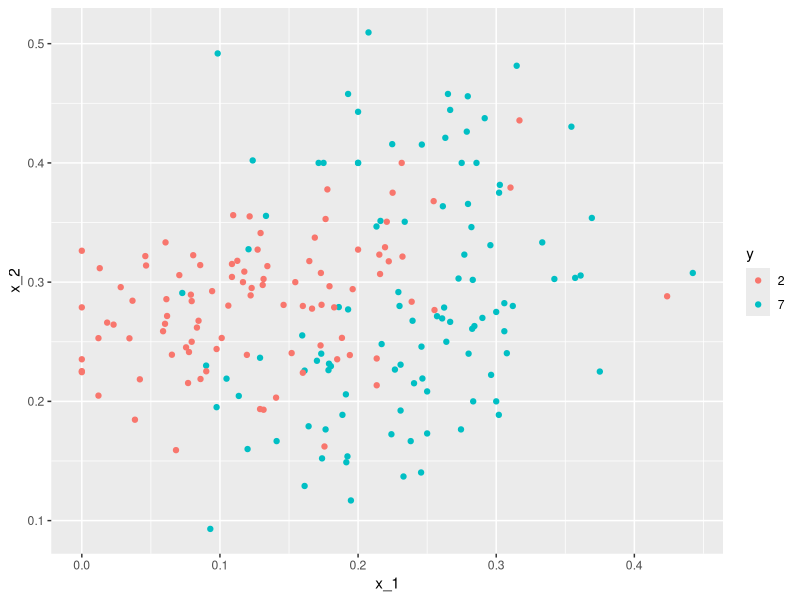
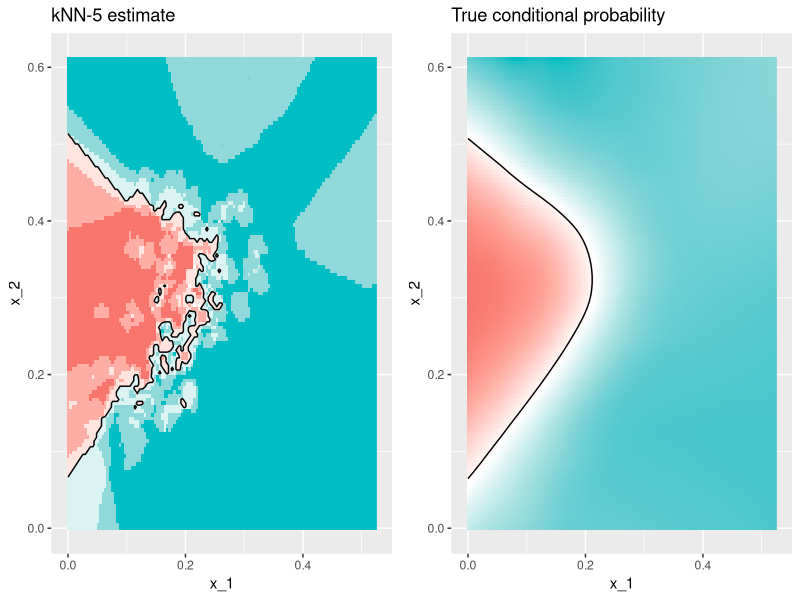
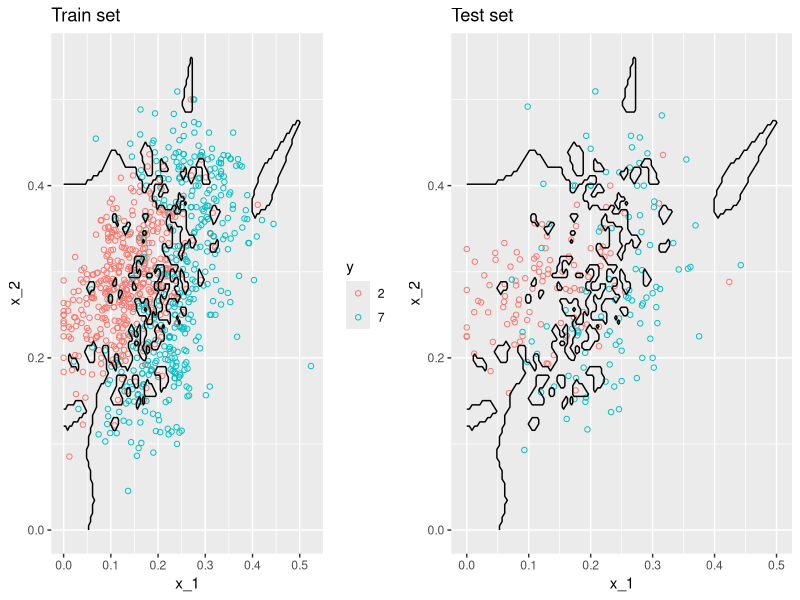
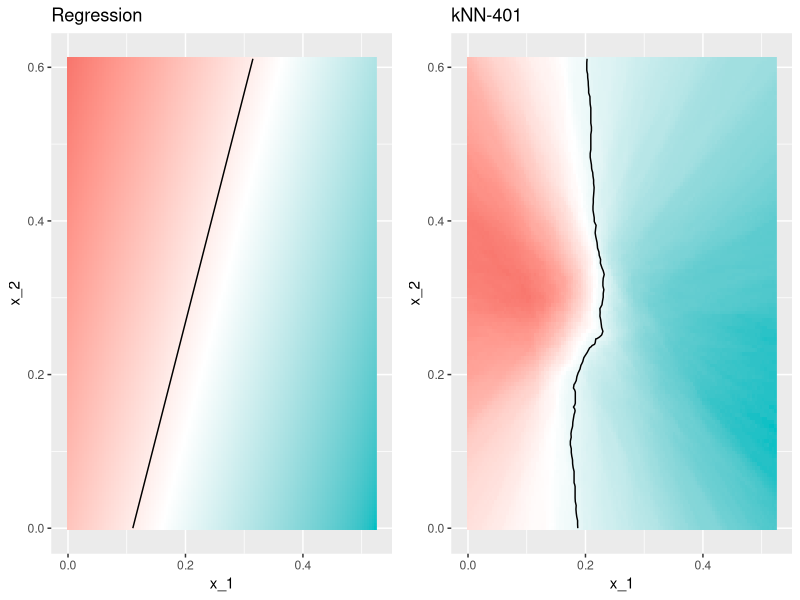
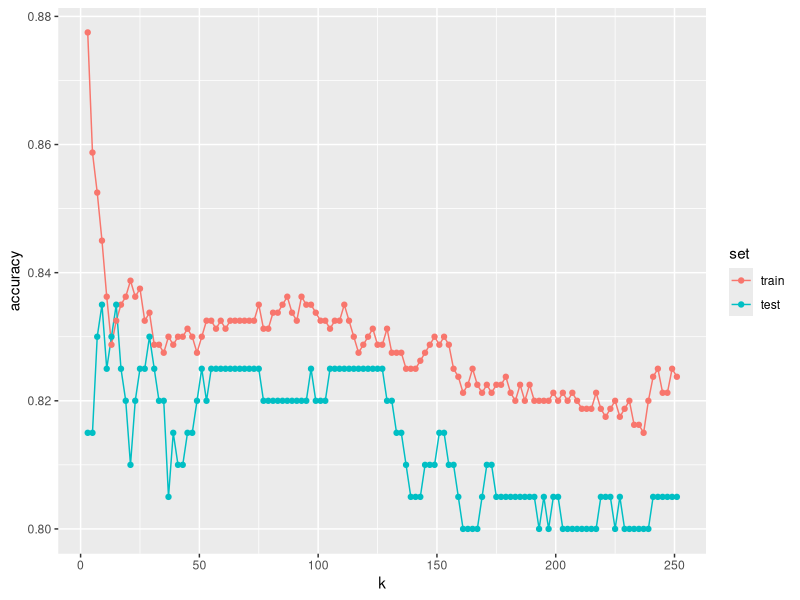
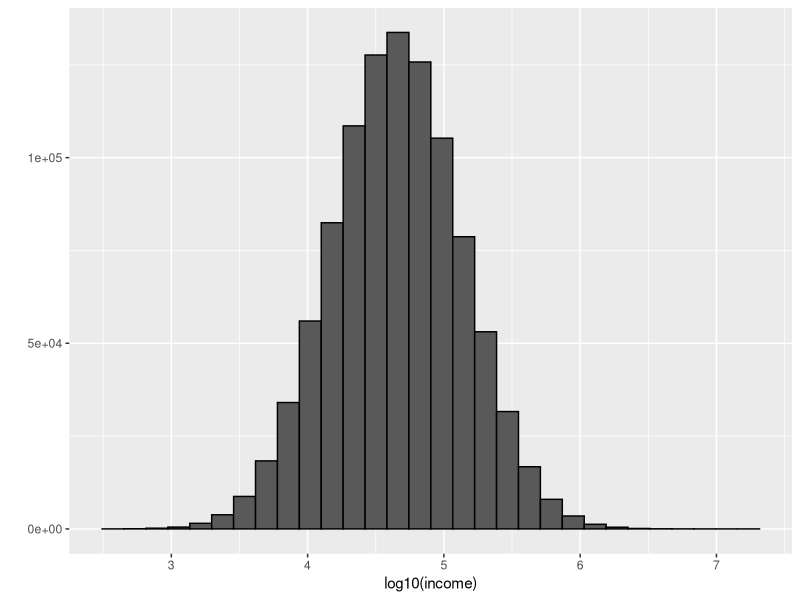
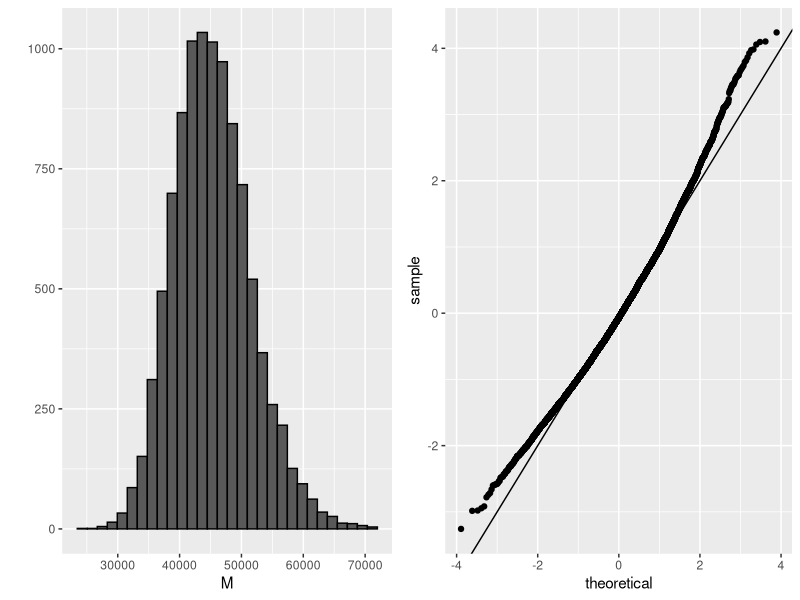

These charts were generated, in order, by the following R code:
library(tidyverse)
library(caret)
library(dslabs)
library(gridExtra)
library(tidyverse)

data("mnist_27")

mnist_27$test %>%
  ggplot(aes(x_1, x_2, color = y)) +
  geom_point()

knn_fit <- knn3(y ~ ., data = mnist_27$train)

y_hat_knn <- predict(knn_fit, mnist_27$test, type = "class")
confusionMatrix(y_hat_knn, mnist_27$test$y)$overall["Accuracy"]

fit_lm <- mnist_27$train %>% 
  mutate(y = ifelse(y == 7, 1, 0)) %>% 
  lm(y ~ x_1 + x_2, data = .)
p_hat_lm <- predict(fit_lm, mnist_27$test)
y_hat_lm <- factor(ifelse(p_hat_lm > 0.5, 7, 2))
confusionMatrix(y_hat_lm, mnist_27$test$y)$overall["Accuracy"]

plot_cond_prob <- function(p_hat=NULL){
  tmp <- mnist_27$true_p
  if(!is.null(p_hat)){
    tmp <- mutate(tmp, p=p_hat)
  }
  tmp %>% ggplot(aes(x_1, x_2, z=p, fill=p)) +
    geom_raster(show.legend = FALSE) +
    scale_fill_gradientn(colors=c("#F8766D", "white", "#00BFC4")) +
    stat_contour(breaks=c(0.5), color="black")
}
p1 <- plot_cond_prob() +
  ggtitle("True conditional probability")
p2 <- plot_cond_prob(predict(knn_fit, mnist_27$true_p)[,2]) +
  ggtitle("kNN-5 estimate")
grid.arrange(p2, p1, nrow=1)

y_hat_knn <- predict(knn_fit, mnist_27$train, type = "class")
confusionMatrix(y_hat_knn, mnist_27$train$y)$overall["Accuracy"]

y_hat_knn <- predict(knn_fit, mnist_27$test, type = "class")
confusionMatrix(y_hat_knn, mnist_27$test$y)$overall["Accuracy"]

knn_fit_1 <- knn3(y ~ ., data = mnist_27$train, k = 1)
y_hat_knn_1 <- predict(knn_fit_1, mnist_27$train, type = "class")
confusionMatrix(y_hat_knn_1, mnist_27$train$y)$overall["Accuracy"]

y_hat_knn_1 <- predict(knn_fit_1, mnist_27$test, type = "class")
confusionMatrix(y_hat_knn_1, mnist_27$test$y)$overall["Accuracy"]

p1 <- mnist_27$true_p %>% 
  mutate(knn = predict(knn_fit_1, newdata = .)[,2]) %>%
  ggplot() +
  geom_point(data = mnist_27$train, aes(x_1, x_2, color= y), pch=21) +
  scale_fill_gradientn(colors=c("#F8766D", "white", "#00BFC4")) +
  stat_contour(aes(x_1, x_2, z = knn), breaks=c(0.5), color="black") +
  ggtitle("Train set")
p2 <- mnist_27$true_p %>% 
  mutate(knn = predict(knn_fit_1, newdata = .)[,2]) %>%
  ggplot() +
  geom_point(data = mnist_27$test, aes(x_1, x_2, color= y), 
             pch=21, show.legend = FALSE) +
  scale_fill_gradientn(colors=c("#F8766D", "white", "#00BFC4")) +
  stat_contour(aes(x_1, x_2, z = knn), breaks=c(0.5), color="black") +
  ggtitle("Test set")
grid.arrange(p1, p2, nrow=1)

knn_fit_401 <- knn3(y ~ ., data = mnist_27$train, k = 401)
y_hat_knn_401 <- predict(knn_fit_401, mnist_27$test, type = "class")
confusionMatrix(y_hat_knn_401, mnist_27$test$y)$overall["Accuracy"]

fit_glm <- glm(y ~ x_1 + x_2, data=mnist_27$train, family="binomial")
p1 <- plot_cond_prob(predict(fit_glm, mnist_27$true_p)) +
  ggtitle("Regression")
p2 <- plot_cond_prob(predict(knn_fit_401, mnist_27$true_p)[,2]) +
  ggtitle("kNN-401")
grid.arrange(p1, p2, nrow=1)


### atividade 1
# Previously, we used logistic regression to predict sex based on height. Now we are going to use KNN to do the same. Set the seed to 1, then use the caret package to partition the dslabs heights data into a training and test set of equal size (p = 0.5). Use the sapply() function to perform KNN with k values of seq(1, 101, 3) on the training set and calculate F1 scores on the test set with the F_meas() function using the default value of the relevant argument.
set.seed(1)
library(dslabs)
test_idx <- createDataPartition(heights$sex, times = 1, p = 0.5, list = F)
train <- heights[-test_idx,]
test <- heights[test_idx,]
ks <- seq(1, 101, 3)
f1 <- sapply(ks, function(k){
  fit <- knn3(sex ~ ., data = train, k = k)
  pred <- predict(fit, test, type = "class")
  confusionMatrix(test$sex, pred)$byClass["F1"]
})
max(f1)
ks[which.max(f1)]


library(dslabs)
library(caret)
data("tissue_gene_expression")
# First, set the seed to 1 and split the data into training and test sets with p = 0.5. Then, report the overall accuracy you obtain from predicting tissue type using KNN with k = seq(1, 11, 2) using sapply() or map_df(). Note: use the createDataPartition() function outside of sapply() or map_df().     
set.seed(1)
test_idx <- createDataPartition(tissue_gene_expression$y, times = 1, 
                                p=.5, list = F)
xtrain <- tissue_gene_expression$x[-test_idx, ]
ytrain <- tissue_gene_expression$y[-test_idx]
xtest <- tissue_gene_expression$x[test_idx, ]
ytest <- tissue_gene_expression$y[test_idx]
ks <- seq(1, 11, 2)
accs <- sapply(ks, function(k){
  fit <- knn3(xtrain, ytrain, k = k)
  y_hat <- predict(fit, xtest, type = "class")
  mean(y_hat == ytest)
})
accs



ks <- seq(3, 251, 2)

library(purrr)
accuracy <- map_df(ks, function(k){
  fit <- knn3(y ~ ., data = mnist_27$train, k = k)
  
  y_hat <- predict(fit, mnist_27$train, type = "class")
  cm_train <- confusionMatrix(y_hat, mnist_27$train$y)
  train_error <- cm_train$overall["Accuracy"]
  
  y_hat <- predict(fit, mnist_27$test, type = "class")
  cm_test <- confusionMatrix(y_hat, mnist_27$test$y)
  test_error <- cm_test$overall["Accuracy"]
  
  tibble(train = train_error, test = test_error)
})

accuracy %>% mutate(k = ks) %>%
  gather(set, accuracy, -k) %>%
  mutate(set = factor(set, levels = c("train", "test"))) %>%
  ggplot(aes(k, accuracy, color = set)) + 
  geom_line() +
  geom_point()

ks[which.max(accuracy$test)]
max(accuracy$test)


# define the population distribution of income
set.seed(1995)
n <- 10^6
income <- 10^(rnorm(n, log10(45000), log10(3)))
qplot(log10(income), bins = 30, color = I("black"))

# calculate the population median
m <- median(income)
m

# estimate the population median
N <- 100
X <- sample(income, N)
M<- median(X)
M

# use a Monte Carlo simulation to learn the distribution of M
library(gridExtra)
B <- 10^4
M <- replicate(B, {
  X <- sample(income, N)
  median(X)
})
p1 <- qplot(M, bins = 30, color = I("black"))
p2 <- qplot(sample = scale(M), xlab = "theoretical", ylab = "sample") + geom_abline()
grid.arrange(p1, p2, ncol = 2)

# compare the 95% CI based on the CLT to the actual one
median(X) + 1.96 * sd(X) / sqrt(N) * c(-1, 1)
quantile(M, c(0.025, 0.975))

# bootstrap and approximate the distribution
B <- 10^4
M_star <- replicate(B, {
  X_star <- sample(X, N, replace = TRUE)
  median(X_star)
})

# look at the confidence interval from the bootstrap
quantile(M_star, c(0.025, 0.975))


### atividade
library(dslabs)
library(caret)

data(mnist_27)

set.seed(1995)
indexes <- createResample(mnist_27$train$y, 10)
sum(indexes$Resample01 == 3)
sum(indexes$Resample01 == 4)
sum(indexes$Resample01 == 7)
sum(map_dbl(indexes, function(idx){sum(idx==3)}))


# Now, set the seed to 1 and perform a Monte Carlo simulation with 10,000 repetitions, generating the random dataset and estimating the 75th quantile each time. What is the expected value and standard error of the 75th quantile?
set.seed(1)
q75 <- replicate(n = 10000, {
  y <- rnorm(100, 0, 1)
  quantile(y, 0.75)
})
mean(q75)
sd(q75)


set.seed(1)
y <- rnorm(100, 0, 1)
# Set the seed to 1 again after generating y and use 10,000 bootstrap samples to estimate the expected value and standard error of the 75th quantile.
set.seed(1)
q75 <- replicate(10000,
          {x <-sample(y, 100, T)
          quantile(x,0.75)})
mean(q75)
sd(q75)
